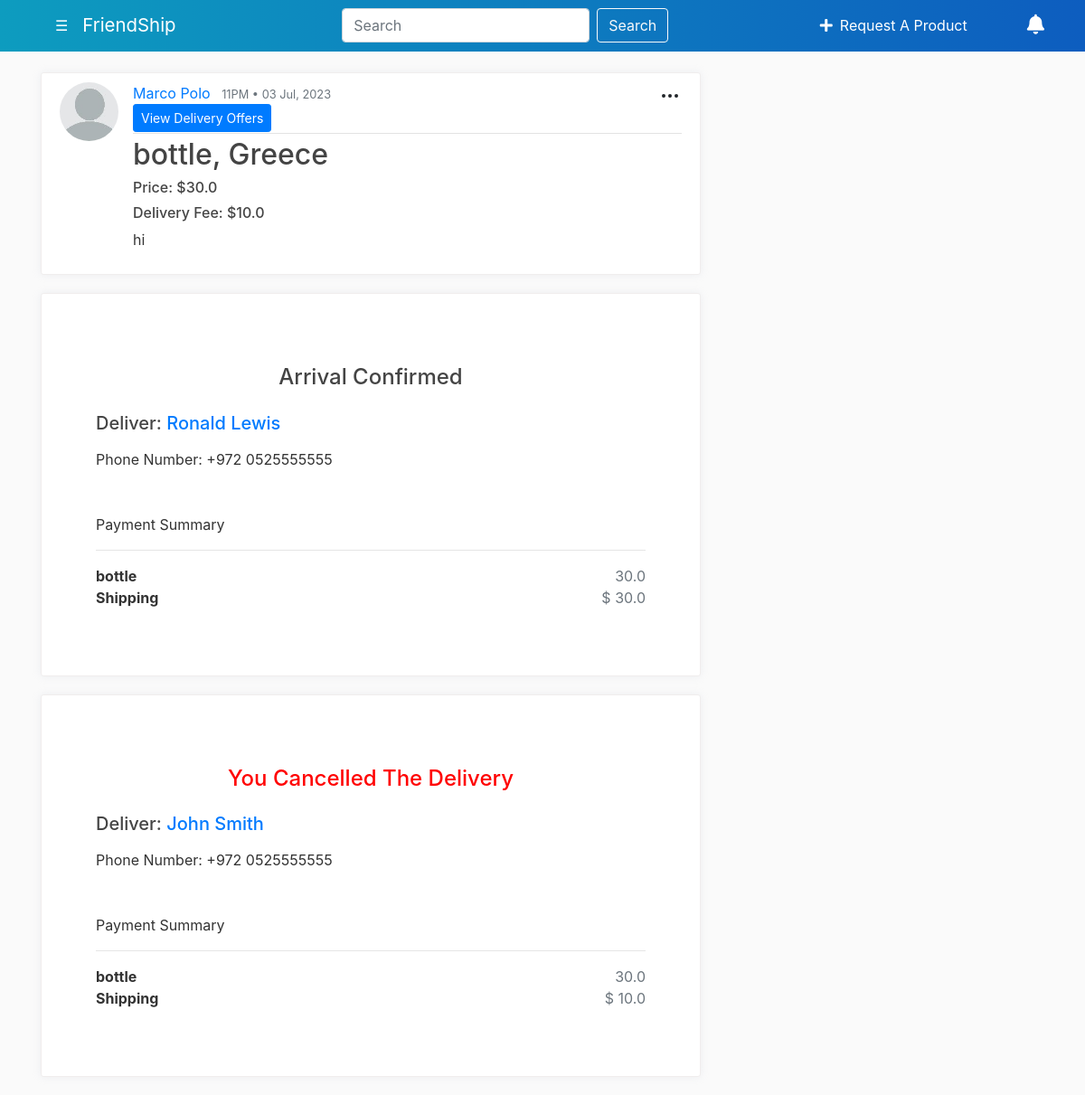
The page /post/38 (signed in) on the database its author committed.
### friendship/models.py (models this page shows, shortened)
class User(db.Model, UserMixin): #inheritance from db.Mode and UserMixin
    id = db.Column(db.Integer, primary_key=True)
    username =db.Column(db.String(20), unique=True, nullable=False)
    email =db.Column(db.String(120), unique=True, nullable=False)
    first_name=db.Column(db.String(30), nullable=False)
    last_name=db.Column(db.String(30), nullable=False)
    image_file = db.Column(db.String(20), nullable=False, default='default.jpg')
    password = db.Column(db.String(60))
    country = db.Column(db.String(100),nullable=False)
    city = db.Column(db.String(100),nullable=False)
    phone_code=db.Column(db.String(10),nullable=False)
    phone_number=db.Column(db.String(30),nullable=False)
    is_google_user = db.Column(db.Boolean, nullable=False, default=False) # new field
    google_id = db.Column(db.String(120), unique=True) # new field
    posts = db.relationship('Post', backref='author', lazy=True) #we can use author attribute to get the user who created the post
    help_requests_sent = db.relationship('HelpRequest', backref='sender', lazy=True)
    reviews_received = db.relationship('Review', foreign_keys='Review.reviewed_id', backref=db.backref('reviewed', lazy=True))
    reviews_given = db.relationship('Review', foreign_keys='Review.reviewer_id', backref=db.backref('reviewer', lazy=True))
    notifications = db.relationship('Notification', foreign_keys='Notification.user_id', backref=db.backref('user', lazy=True))
    notifications_sent = db.relationship('Notification', foreign_keys='Notification.sender_id', backref=db.backref('sender', lazy=True))
    unread_notifications_counter =db.Column(db.Integer, default=0)
    sum_rates_as_deliver=db.Column(db.Float, nullable=False ,default=0)
    num_rates_as_deliver=db.Column(db.Integer,nullable=False ,default=0)
    shared_posts = db.relationship('PostShare', backref='user', lazy=True) #IGNORE IT, WE DID NOT USE IT
    def get_help_request(self, post_id):
        help_request = HelpRequest.query.filter_by(sender_id=self.id, post_id=post_id).first()
        return help_request

class Post(db.Model):
    id = db.Column(db.Integer, primary_key=True)
    product_name = db.Column(db.String(100), nullable=False)
    date_posted = db.Column(db.DateTime, nullable=False, default=datetime.utcnow)
    content = db.Column(db.String(150), nullable=False)
    user_id = db.Column(db.Integer, db.ForeignKey('user.id'), nullable=False) #author. Why lowercase U ? in the User model,
    country = db.Column(db.String(100), nullable=False)
    price = db.Column(db.Float, nullable=True)
    price_range=db.Column(db.String(20), nullable=False)
    tip_amount = db.Column(db.Float, nullable=False)
    image_file = db.Column(db.String(20), nullable=True)
    help_requests = db.relationship('HelpRequest', foreign_keys='HelpRequest.post_id', backref='post', lazy=True)
    accepted_help_request_id = db.Column(db.Integer, db.ForeignKey('help_request.id'), nullable=True)
    accepted_help_request = db.relationship('HelpRequest', foreign_keys=[accepted_help_request_id])
    is_arrived= db.Column(db.Boolean, nullable=False, default=False) # new field
    is_arrived_confirmed=db.Column(db.Boolean, nullable=False, default=False)
    current_cancelled_request_id=db.Column(db.Integer, db.ForeignKey('help_request.id'), nullable=True)
    shares = db.relationship('PostShare', backref='post', lazy=True) #IGNORE IT, WE DID NOT USE IT

class HelpRequest(db.Model):
    id = db.Column(db.Integer, primary_key=True)
    date_sent = db.Column(db.DateTime, nullable=False, default=datetime.utcnow)
    sender_id = db.Column(db.Integer, db.ForeignKey('user.id'), nullable=False)
    post_id = db.Column(db.Integer, db.ForeignKey('post.id'), nullable=False)
    tip_amount = db.Column(db.Float, nullable=False)
    accepted = db.Column(db.Boolean, nullable=False, default=False)
    lower_tip_amount = db.Column(db.Float, nullable=True)
    is_waiting_tip_amount = db.Column(db.Boolean, nullable=False, default=False)
    last_delivery_date = db.Column(db.DateTime, nullable=False)
    is_cancelled=db.Column(db.Boolean, nullable=False, default=False)
    is_cancelled_by_deliver=db.Column(db.Boolean, nullable=False, default=False)
    is_completed=db.Column(db.Boolean, nullable=False, default=False)

### friendship/routes.py (the view)
@app.route("/post/<int:post_id>")
@login_required
def post(post_id):
    post=db.session.query(Post).get_or_404(post_id) #if post does not exist, then return 404
    return render_template('post.html', title=post.product_name, post=post)

### friendship/models.py (called while the page is built)
@login_manager.user_loader
def load_user(user_id):
    return db.session.query(User).get(int(user_id))

### friendship/routes.py (called while the page is built)
@app.context_processor
def inject_notifications():
    if current_user.is_authenticated:
        if current_user.notifications:
            notifications = current_user.notifications
            notifications=sorted(notifications, key=lambda p: p.date_created, reverse=True)
            notifications=notifications[:6]
            return dict(notifications=notifications, unread_count=current_user.unread_notifications_counter)
        else:
            return dict(notifications=[], unread_count=0)
    else:
        return dict()

@app.template_filter('string_to_dict')
def string_to_dict(value):
    return json.loads(value)

### friendship/templates/post.html (shortened to what this page needs)
{% extends "layout.html" %}
{% block content %}
<article class="media content-section">
    <img class="rounded-circle article-img" src="{{ url_for('static', filename='profile_pics/' + post.author.image_file) }}">
    <div class="media-body">
        {% if post.author!=current_user %}
            <div class="article-metadata d-flex justify-content-between">
        {% else %}
            <div class="article-metadata">
        {% endif %}
            <div>
                <a class="mr-2" href="{{ url_for('view_account', username=post.author.username) }}">{{ post.author.first_name + " " + post.author.last_name }}</a>
                <small class="text-muted">{{ post.date_posted.strftime('%I%p • %d %b, %Y') }}</small>
                {% if post.author==current_user %}
                     <div class="dropdown" style="float: right;">
                         <button class="btn p-0" type="button" id="dropdownMenuButton2" data-toggle="dropdown" aria-haspopup="true" aria-expanded="false">
                         </button>
                     </div>
                {% endif %}
            </div>
            {% if post.author!=current_user %}
                {% if current_user and current_user.has_sent_help_request(post)  %}
                    {% if post.accepted_help_request and post.accepted_help_request.sender==current_user %}
                        <button type="button" class="btn btn-success btn-sm ml-auto help-button" href="#">
                            Delivery Offer Accepted
                        </button>
                    {% else %}
                        {% set help_request=current_user.get_help_request(post.id) %}
                        {% if help_request.is_waiting_tip_amount %}
                            <button type="button" class="btn btn-secondary btn-sm ml-auto help-button" id="feeOfferButton" data-toggle="modal" data-target="#updateFeeModal">
                                {{post.author.first_name + " offers you a different delivery fee" }}
                            </button>
                        {% else %}
                            <button type="button" class="btn btn-secondary btn-sm ml-auto help-button" id="cancelButton" data-toggle="modal" data-target="#cancelModal">
                                Pending
                            </button>
                        {% endif %}
                    {% endif %}
                {% else %}
                    {% if not post.accepted_help_request%}
                        <form id="helpForm" data-post-id="{{ post.id }}">
                            <button type="button" class="btn btn-primary btn-sm ml-auto help-button" id="helpButton" data-toggle="modal" data-target="#helpModal">
                                Send A Delivery Offer
                            </button>
                        </form>
                    {% endif %}
                {% endif %}
            {% else %}
            <button type="button" class="btn btn-primary btn-sm ml-auto help-button"  data-toggle="modal" data-target="#requestsModal">
                View Delivery Offers
            </button>
            {% endif %}
        </div>
        <h2 class="article-title">{{ post.product_name + ", " + post.country }}</h2>
        {% if post.price %}
                <h6 class="article-content">{{"Price: "}} ${{ post.price }}</h6>
        {% else %}
                <h6 class="article-content">{{"Price: " + post.price_range }}</h6>
        {% endif %}
        <h6 class="article-content">Delivery Fee: ${{ post.tip_amount }}</h6>
        <p class="article-content">{{ post.content }}</p>
    </div>
</article>
              {% set help_request=current_user.get_help_request(post.id) %}
{% if post.accepted_help_request_id %}
{% if current_user==post.author or current_user==post.accepted_help_request.sender %}
    <article class="media content-section">
        <div class="modal-body ">
            <div class="px-4 py-5">
                {% if current_user == post.author %}
                    {% if post.is_arrived %}
                        {% if post.is_arrived_confirmed %}
                            <h4 class="mt-1 text-center theme-color mb-4">
                                {{ "Arrival Confirmed" }}
                            </h4>
                        {% endif %}
                    {% else %}
                        <h4 class="mt-1 text-center theme-color mb-4">{{ "Delivery In Process" }}</h4>
                    {% endif %}
                    <h5 class="mt-1 theme-color mb-3">{{ "Deliver: " }}
                        <a class="mr-2" href="{{ url_for('view_account', username=post.accepted_help_request.sender.username) }}">{{ post.accepted_help_request.sender.first_name + " " + post.accepted_help_request.sender.last_name }}</a>
                    </h5>
                   <p class="mt-1 theme-color mb-5">Phone Number: {{ "+"+post.accepted_help_request.sender.phone_code+" "+post.accepted_help_request.sender.phone_number }}  </p>
                {% endif %}
                <span class="theme-color">Payment Summary</span>
                <div class="mb-3">
                    <hr class="new1">
                </div>
                <div class="d-flex justify-content-between">
                    <span class="font-weight-bold">{{ post.product_name }}</span>
                    {% if post.price %}
                        <span class="text-muted">{{post.price}}</span>
                    {% else %}
                        <span class="text-muted">{{post.price_range}}</span>
                    {% endif %}
                </div>
                <div class="d-flex justify-content-between">
                    <span class="font-weight-bold">Shipping</span>
                    <span class="text-muted">$ {{ post.accepted_help_request.tip_amount }}</span>
                </div>
            </div>
        </div>
    </article>
{% endif %}
{% endif %}
{% if current_user==post.author %}
{% for request in post.help_requests %}
    {% if request.is_cancelled %}
        <article class="media content-section">
        <div class="modal-body ">
            <div class="px-4 py-5">
                {% if request.is_cancelled_by_deliver %}
                    <h4 class="mt-1 text-center theme-color mb-4", style="color: red;">
                        {{ request.sender.first_name+" "+ request.sender.last_name+" Cancelled The Delivery" }}
                    </h4>
                    {% if request.accepted %}
                        <div class="mt-1 text-center theme-color mb-3">
                                <button type="button" class="btn btn-primary" id="reviewCancelButton" data-toggle="modal" data-target="#reviewCancelModal">
                                    Confirm
                                </button>
                        </div>
                    {% endif %}
                {% else %}
                    <h4 class="mt-1 text-center theme-color mb-4", style="color: red;">
                         You Cancelled The Delivery
                    </h4>
                {% endif %}
                    <h5 class="mt-1 theme-color mb-3">{{ "Deliver: " }}
                        <a class="mr-2" href="{{ url_for('view_account', username=request.sender.username) }}">{{ request.sender.first_name + " " + request.sender.last_name }}</a>
                    </h5>
                   <p class="mt-1 theme-color mb-5">Phone Number: {{ "+"+request.sender.phone_code+" "+request.sender.phone_number }}  </p>
                    <span class="theme-color">Payment Summary</span>
                    <div class="mb-3">
                        <hr class="new1">
                    </div>
                <div class="d-flex justify-content-between">
                    <span class="font-weight-bold">{{ post.product_name }}</span>
                    {% if post.price %}
                        <span class="text-muted">{{post.price}}</span>
                    {% else %}
                        <span class="text-muted">{{post.price_range}}</span>
                    {% endif %}
                </div>
                <div class="d-flex justify-content-between">
                    <span class="font-weight-bold">Shipping</span>
                    <span class="text-muted">$ {{ request.tip_amount }}</span>
                </div>
            </div>
        </div>
    </article>
{% endif %}
{% endfor %}
{% endif %}
{% endblock content %}

### friendship/static/main.css (style rules this page uses)
body { background: #fafafa; color: #333333; margin-top: 5rem; }
h1, h2, h3, h4, h5, h6 { color: #444444; }
.content-section { background: #ffffff; padding: 10px 20px; border: 1px solid #f0eded; border-radius: 3px; margin-bottom: 20px; box-shadow: 0 0 10px 0 rgba(183, 192, 206, 0.2); -webkit-box-shadow: 0 0 10px 0 rgba(183, 192, 206, 0.2); -moz-box-shadow: 0 0 10px 0 rgba(183, 192, 206, 0.2); -ms-box-shadow: 0 0 10px 0 rgba(183, 192, 206, 0.2); }
.article-title { color: #444444; }
.article-content { white-space: pre-line; }
.article-img { height: 65px; width: 65px; margin-right: 16px; }
.article-metadata { padding-bottom: 1px; margin-bottom: 4px; border-bottom: 1px solid #e3e3e3 }

### rows shown on the page
User: image_file (placeholder picture), author "Marco Polo"
Post: date_posted "11PM • 03 Jul, 2023", product_name+country "bottle, Greece", price "30.0", tip_amount "10.0", content "hi", product_name "bottle"
User: accepted_help_request.sender "Ronald Lewis", phone_code+phone_number "+972 0525555555"
HelpRequest: accepted_help_request.tip_amount "30.0"
HelpRequest: is_cancelled_by_deliver "You Cancelled The Delivery", value "Deliver:", sender "John Smith", tip_amount "10.0"
User: phone_code+phone_number "+972 0525555555"

### other values the page prints
{{ "Price: " }} "Price:"
{{ "Arrival Confirmed" }} "Arrival Confirmed"
{{ "Deliver: " }} "Deliver:"
